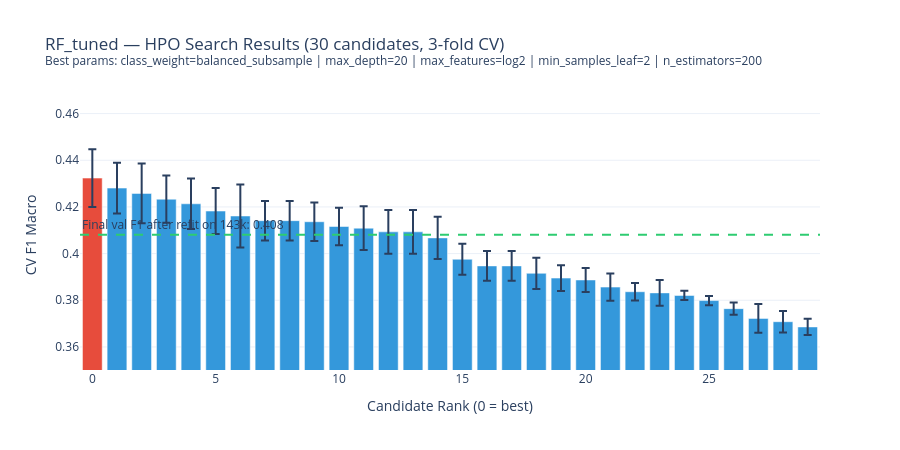
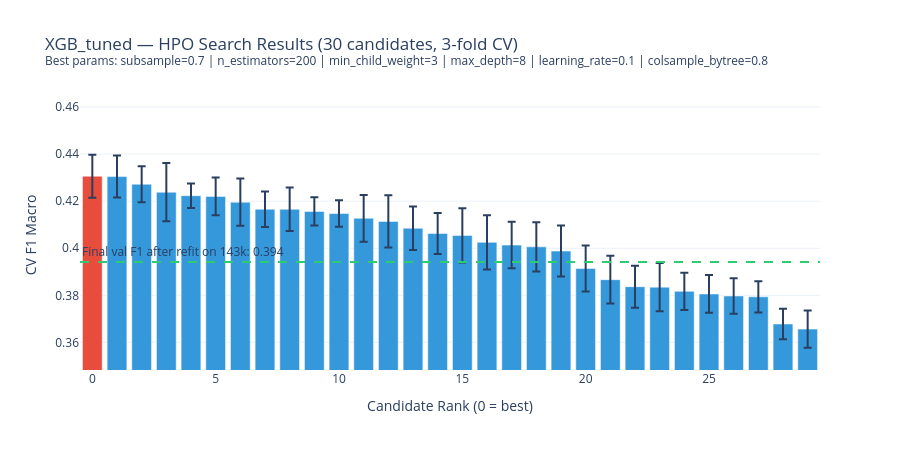
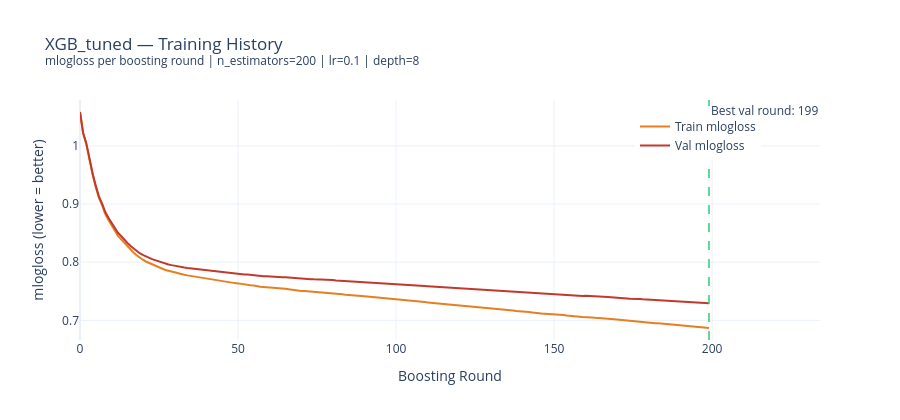

These figures' notebook cell, in order:
### Markdown cell above
# 3c. Plot tuned Training

### Code cell
# ── HPO Bar Charts ─────────────────────────────────────────────────────────────
def plot_hpo_results(search: RandomizedSearchCV, name: str, final_val_f1: float) -> go.Figure:
    """
    Bar chart of all 30 HPO candidate scores sorted by rank.
 
    How to read this:
    - X-axis: candidate rank (0 = best params found, 29 = worst)
    - Y-axis: mean CV F1 Macro on 20k subsample (3-fold)
    - Error bars: std across the 3 folds — measures CV stability
    - Green line: actual val F1 after refit on full 143k rows
    - Y-axis is zoomed to the actual score range (not starting at 0)
 
    What to look for:
    - Clear drop from rank 0 → rest means HPO found a genuinely better region
    - Tight error bars mean the CV is stable and trustworthy
    - Gap between green line and best bar = effect of more training data
    """
    df_cv = pd.DataFrame(search.cv_results_).sort_values('mean_test_score', ascending=False)
    df_cv['candidate'] = range(len(df_cv))
 
    y_min = df_cv['mean_test_score'].min() - df_cv['std_test_score'].max() - 0.005
    y_max = df_cv['mean_test_score'].max() + df_cv['std_test_score'].max() + 0.02
 
    best_params_str = " | ".join(
        f"{k.replace('clf__', '')}={v}" for k, v in search.best_params_.items()
    )
 
    fig = go.Figure()
    fig.add_trace(go.Bar(
        x=df_cv['candidate'],
        y=df_cv['mean_test_score'],
        error_y=dict(type='data', array=df_cv['std_test_score'].values, visible=True),
        marker_color=['#e74c3c' if i == 0 else '#3498db' for i in range(len(df_cv))],
        name='CV F1 Macro (3-fold, 20k rows)',
    ))
    fig.add_hline(
        y=final_val_f1,
        line_dash='dash', line_color='#2ecc71', line_width=2,
        annotation_text=f'Final val F1 after refit on 143k: {final_val_f1:.3f}',
        annotation_position='top left',
    )
    fig.update_layout(
        title=f'{name} — HPO Search Results (30 candidates, 3-fold CV)<br>'
              f'<sup>Best params: {best_params_str}</sup>',
        xaxis_title='Candidate Rank (0 = best)',
        yaxis_title='CV F1 Macro',
        yaxis=dict(range=[y_min, y_max]),
        template='plotly_white',
        height=450,
        showlegend=False,
    )
    return fig
 
 
fig_rf_hpo  = plot_hpo_results(rf_search,  "RF_tuned",  rf_tuned_result['f1_macro'])
fig_xgb_hpo = plot_hpo_results(xgb_search, "XGB_tuned", xgb_tuned_result['f1_macro'])
 
show_and_save(fig_rf_hpo,  "hpo_rf_search_results",  height=450)
show_and_save(fig_xgb_hpo, "hpo_xgb_search_results", height=450)
 
 
# ── XGBoost Training History (mlogloss per Boosting Round) ────────────────────
def plot_xgb_loss_curve(evals_result: dict, best_params: dict) -> go.Figure:
    """
    mlogloss per boosting round on train and val set.
    Standard diagnostic for XGBoost — shows whether the model converges
    and whether early stopping would have helped.
    """
    train_loss = evals_result['validation_0']['mlogloss']
    val_loss   = evals_result['validation_1']['mlogloss']
    rounds     = list(range(len(train_loss)))
    best_round = int(np.argmin(val_loss))
    n_estimators = best_params.get('clf__n_estimators', len(rounds))
 
    fig = go.Figure()
    fig.add_trace(go.Scatter(
        x=rounds, y=train_loss, mode='lines',
        name='Train mlogloss',
        line=dict(color='#e67e22', width=2),
    ))
    fig.add_trace(go.Scatter(
        x=rounds, y=val_loss, mode='lines',
        name='Val mlogloss',
        line=dict(color='#c0392b', width=2),
    ))
    fig.add_vline(
        x=best_round,
        line_dash='dash', line_color='#2ecc71', line_width=1.5,
        annotation_text=f'Best val round: {best_round}',
        annotation_position='top right',
    )
    fig.update_layout(
        title=f'XGB_tuned — Training History<br>'
              f'<sup>mlogloss per boosting round | n_estimators={n_estimators} | '
              f'lr={best_params.get("clf__learning_rate")} | depth={best_params.get("clf__max_depth")}</sup>',
        xaxis_title='Boosting Round',
        yaxis_title='mlogloss (lower = better)',
        template='plotly_white',
        height=420,
        legend=dict(x=0.75, y=0.95),
    )
    return fig
 
 
fig_xgb_loss = plot_xgb_loss_curve(xgb_evals, xgb_search.best_params_)
show_and_save(fig_xgb_loss, "xgb_loss_curve", height=420)
 
log.info("✅ Training diagnostics done.")

### Figure 1 — Plotly figure (JSON) as saved in the notebook; plotly's stock layout.template omitted (floating-point values rounded to 4 significant figures)
{"data": [{"error_y": {"array": [0.01235, 0.01085, 0.01278, 0.01013, 0.01084, 0.009845, 0.01346, 0.008444, 0.008444, 0.008216, 0.007986, 0.009353, 0.009396, 0.009396, 0.009056, 0.006685, 0.006381, 0.006381, 0.006691, 0.005551, 0.00511, 0.005874, 0.003726, 0.005513, 0.001981, 0.001981, 0.002642, 0.006124, 0.004613, 0.003486], "type": "data", "visible": true}, "marker": {"color": ["#e74c3c", "#3498db", "#3498db", "#3498db", "#3498db", "#3498db", "#3498db", "#3498db", "#3498db", "#3498db", "#3498db", "#3498db", "#3498db", "#3498db", "#3498db", "#3498db", "#3498db", "#3498db", "#3498db", "#3498db", "#3498db", "#3498db", "#3498db", "#3498db", "#3498db", "#3498db", "#3498db", "#3498db", "#3498db", "#3498db"]}, "name": "CV F1 Macro (3-fold, 20k rows)", "type": "bar", "x": [0, 1, 2, 3, 4, 5, 6, 7, 8, 9, 10, 11, 12, 13, 14, 15, 16, 17, 18, 19, 20, 21, 22, 23, 24, 25, 26, 27, 28, 29], "y": [0.4324, 0.4281, 0.4258, 0.4233, 0.4213, 0.4182, 0.4161, 0.4141, 0.4141, 0.4137, 0.4116, 0.4109, 0.4093, 0.4093, 0.4067, 0.3976, 0.3947, 0.3947, 0.3916, 0.3895, 0.3887, 0.3856, 0.3837, 0.3832, 0.3821, 0.3799, 0.3764, 0.3722, 0.3708, 0.3686]}], "layout": {"annotations": [{"showarrow": false, "text": "Final val F1 after refit on 143k: 0.408", "x": 0, "xanchor": "left", "xref": "x domain", "y": 0.4081, "yanchor": "bottom", "yref": "y"}], "height": 450, "shapes": [{"line": {"color": "#2ecc71", "dash": "dash", "width": 2}, "type": "line", "x0": 0, "x1": 1, "xref": "x domain", "y0": 0.4081, "y1": 0.4081, "yref": "y"}], "showlegend": false, "title": {"text": "RF_tuned — HPO Search Results (30 candidates, 3-fold CV)<br><sup>Best params: class_weight=balanced_subsample | max_depth=20 | max_features=log2 | min_samples_leaf=2 | n_estimators=200</sup>"}, "xaxis": {"title": {"text": "Candidate Rank (0 = best)"}}, "yaxis": {"range": [0.3501, 0.4658], "title": {"text": "CV F1 Macro"}}}}

### Figure 2 — Plotly figure (JSON) as saved in the notebook; plotly's stock layout.template omitted (floating-point values rounded to 4 significant figures)
{"data": [{"error_y": {"array": [0.009163, 0.008924, 0.007613, 0.01238, 0.005177, 0.008023, 0.01006, 0.007562, 0.009196, 0.005988, 0.00566, 0.009933, 0.01107, 0.009237, 0.008709, 0.01149, 0.01154, 0.009875, 0.01045, 0.01085, 0.009783, 0.01012, 0.008888, 0.01024, 0.007872, 0.008013, 0.007564, 0.006653, 0.006439, 0.007874], "type": "data", "visible": true}, "marker": {"color": ["#e74c3c", "#3498db", "#3498db", "#3498db", "#3498db", "#3498db", "#3498db", "#3498db", "#3498db", "#3498db", "#3498db", "#3498db", "#3498db", "#3498db", "#3498db", "#3498db", "#3498db", "#3498db", "#3498db", "#3498db", "#3498db", "#3498db", "#3498db", "#3498db", "#3498db", "#3498db", "#3498db", "#3498db", "#3498db", "#3498db"]}, "name": "CV F1 Macro (3-fold, 20k rows)", "type": "bar", "x": [0, 1, 2, 3, 4, 5, 6, 7, 8, 9, 10, 11, 12, 13, 14, 15, 16, 17, 18, 19, 20, 21, 22, 23, 24, 25, 26, 27, 28, 29], "y": [0.4306, 0.4304, 0.4272, 0.4238, 0.4223, 0.422, 0.4196, 0.4166, 0.4166, 0.4157, 0.4148, 0.4127, 0.4114, 0.4085, 0.4063, 0.4055, 0.4025, 0.4013, 0.4006, 0.3988, 0.3914, 0.3866, 0.3837, 0.3835, 0.3817, 0.3806, 0.3797, 0.3794, 0.3678, 0.3657]}], "layout": {"annotations": [{"showarrow": false, "text": "Final val F1 after refit on 143k: 0.394", "x": 0, "xanchor": "left", "xref": "x domain", "y": 0.3941, "yanchor": "bottom", "yref": "y"}], "height": 450, "shapes": [{"line": {"color": "#2ecc71", "dash": "dash", "width": 2}, "type": "line", "x0": 0, "x1": 1, "xref": "x domain", "y0": 0.3941, "y1": 0.3941, "yref": "y"}], "showlegend": false, "title": {"text": "XGB_tuned — HPO Search Results (30 candidates, 3-fold CV)<br><sup>Best params: subsample=0.7 | n_estimators=200 | min_child_weight=3 | max_depth=8 | learning_rate=0.1 | colsample_bytree=0.8</sup>"}, "xaxis": {"title": {"text": "Candidate Rank (0 = best)"}}, "yaxis": {"range": [0.3483, 0.463], "title": {"text": "CV F1 Macro"}}}}

### Figure 3 — Plotly figure (JSON) as saved in the notebook; plotly's stock layout.template omitted (floating-point values rounded to 4 significant figures; data arrays with more than 128 entries replaced by an {"elided": "..."} marker saying what was removed)
{"data": [{"line": {"color": "#e67e22", "width": 2}, "mode": "lines", "name": "Train mlogloss", "type": "scatter", "x": {"elided": "200 int values"}, "y": {"elided": "200 float values"}}, {"line": {"color": "#c0392b", "width": 2}, "mode": "lines", "name": "Val mlogloss", "type": "scatter", "x": {"elided": "200 int values"}, "y": {"elided": "200 float values"}}], "layout": {"annotations": [{"showarrow": false, "text": "Best val round: 199", "x": 199, "xanchor": "left", "xref": "x", "y": 1, "yanchor": "top", "yref": "y domain"}], "height": 420, "legend": {"x": 0.75, "y": 0.95}, "shapes": [{"line": {"color": "#2ecc71", "dash": "dash", "width": 1.5}, "type": "line", "x0": 199, "x1": 199, "xref": "x", "y0": 0, "y1": 1, "yref": "y domain"}], "title": {"text": "XGB_tuned — Training History<br><sup>mlogloss per boosting round | n_estimators=200 | lr=0.1 | depth=8</sup>"}, "xaxis": {"title": {"text": "Boosting Round"}}, "yaxis": {"title": {"text": "mlogloss (lower = better)"}}}}
